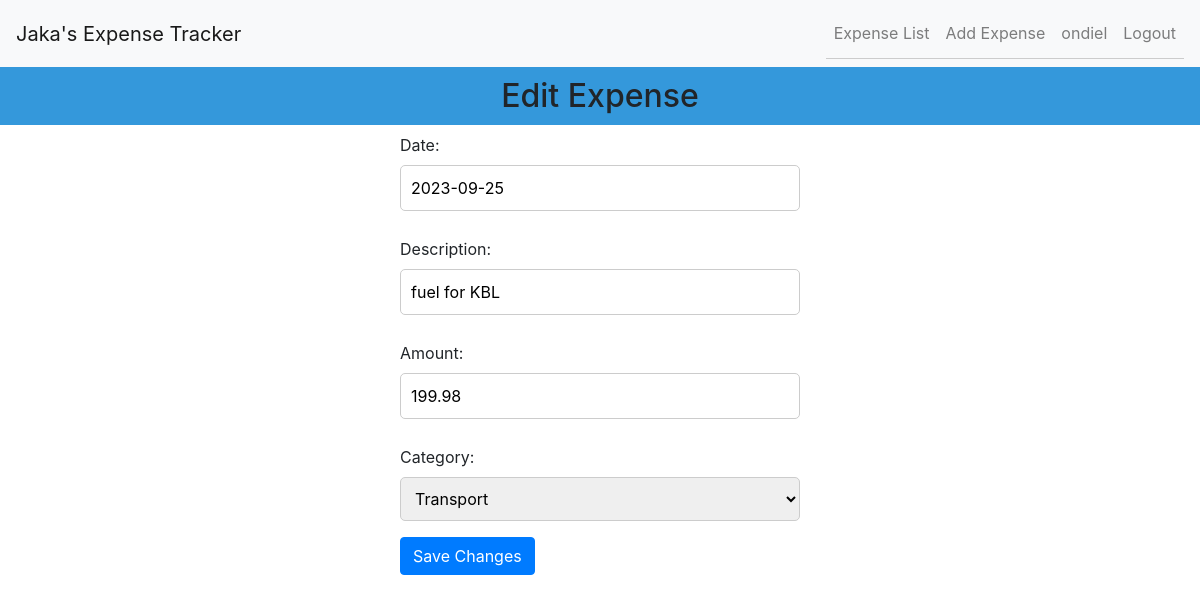
Page /edit/9/ (signed in) on the committed database.
### tracker/models.py (models this page shows, shortened)
class Expense(models.Model):
    user = models.ForeignKey(User, on_delete=models.CASCADE)
    date = models.DateField()
    description = models.CharField(max_length=200)
    amount = models.DecimalField(max_digits=10, decimal_places=2)
    category = models.ForeignKey(
        Category, on_delete=models.SET_NULL, null=True, blank=True)

### tracker/views.py (the view)
# urls.py: path('edit/<int:expense_id>/', edit_expense, name='edit_expense'),
@login_required
def edit_expense(request, expense_id):
    expense = get_object_or_404(Expense, id=expense_id)
    if request.method == 'POST':
        form = ExpenseForm(request.POST, instance=expense)
        if form.is_valid():
            form.save()
            return redirect('expense_list')
    else:
        form = ExpenseForm(instance=expense)
    return render(request, 'tracker/expense_form.html', {'form': form})

### tracker/forms.py
class ExpenseForm(forms.ModelForm):
    class Meta:
        model = Expense
        fields = ['date', 'description', 'amount', 'category']
    def __init__(self, *args, **kwargs):
        super().__init__(*args, **kwargs)
        self.fields['date'].initial = date.today()

### tracker/models.py (called while the page is built)
    def __str__(self):
        return self.name

### tracker/templates/tracker/expense_form.html
{% extends "base.html" %} {% block content %}
<h2>{% if form.instance.id %}Edit Expense{% else %}Add Expense{% endif %}</h2>
<form method="post">
	{% csrf_token %} {{ form.as_p }}
	<button type="submit" class="btn btn-primary">
		{% if form.instance.id %}Save Changes{% else %}Add Expense{% endif %}
	</button>
</form>
{% endblock %}

### tracker/templates/navbar.html (shortened to what this page needs)
<nav class="navbar navbar-expand-lg navbar-light bg-light">
	<a class="navbar-brand" href="{% url 'home' %}"> Jaka's Expense Tracker</a>
	<div class="collapse navbar-collapse" id="navbarNav">
		<ul class="navbar-nav ml-auto">
			{% if user.is_authenticated %}
			<li class="nav-item">
				<a class="nav-link" href="{% url 'expense_list' %}">Expense List</a>
			</li>
			<li class="nav-item">
				<a class="nav-link" href="{% url 'add_expense' %}">Add Expense</a>
			</li>
			<li class="nav-item">
				<a class="nav-link" href="#"> {{ user.username }} </a>
			</li>
			<li class="nav-item">
				<a class="nav-link" href="{% url 'logout' %}">Logout</a>
			</li>
			{% endif %}
		</ul>
	</div>
</nav>

### static/css/styles.css (style rules this page uses)
h2 { text-align: center; background-color: #3498db; color: #fff; padding: 10px; }
ul { list-style-type: none; padding: 0; }
li { padding: 5px 0; border-bottom: 1px solid #ccc; }
form { max-width: 400px; margin: 0 auto; }
input[type="text"], input[type="date"], input[type="number"], select { width: 100%; padding: 10px; margin-bottom: 10px; border: 1px solid #ccc; border-radius: 5px; }
button { background-color: #3498db; color: #fff; padding: 10px 20px; border: none; border-radius: 5px; cursor: pointer; }

### rows in the picture
Expense: date "2023-09-25", description "fuel for KBL", amount "199.98", category "Transport"

### other values in the picture
{{ user.username }} "ondiel"
